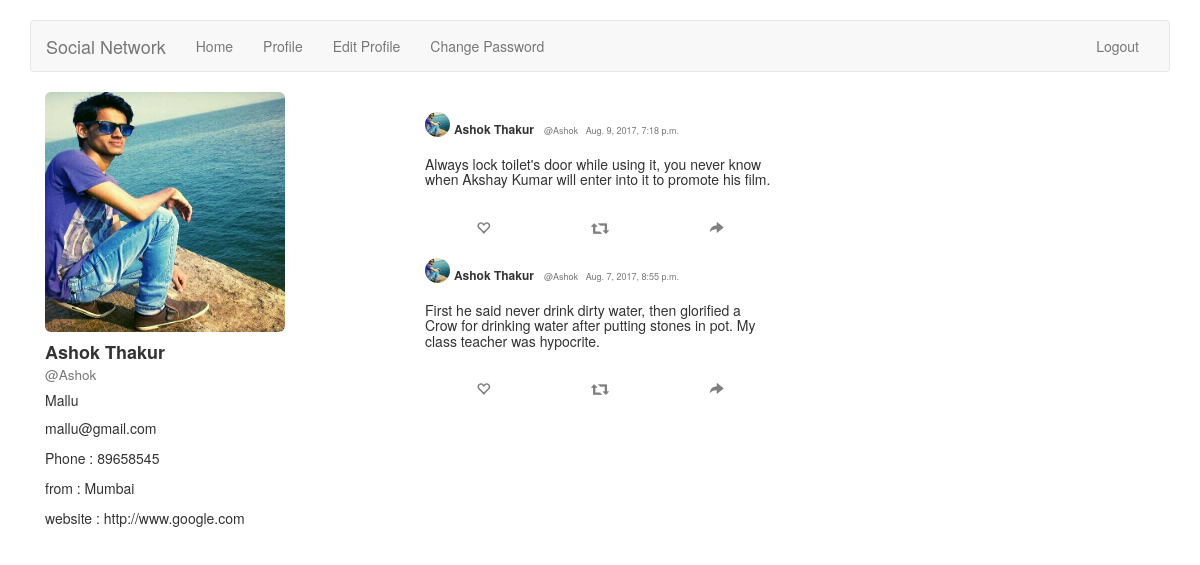
/accounts/profile/11/ (signed in), run on the app's committed database.
### accounts/models.py (models this page shows, shortened)
class UserProfile(models.Model):
    user = models.OneToOneField(User)
    description = models.CharField(max_length=100, default='')
    city = models.CharField(max_length=100, default='')
    website = models.URLField(default='')
    phone = models.IntegerField(default=0)
    image = models.ImageField(upload_to='profile_image', blank=True)
    objects = models.Manager()
    Satara = UserProfileManager()

### home/models.py (models this page shows, shortened)
class Post(models.Model):
    post = models.TextField(max_length=160)
    user = models.ForeignKey(User)
    created = models.DateTimeField(auto_now_add=True)
    updated = models.DateTimeField(auto_now=True)
    likes = models.IntegerField(default=0)
    re_tweets = models.IntegerField(default=0)

### accounts/views.py (the view)
# urls.py: url(r'^profile/(?P<pk>\d+)/$', views.view_profile, name='view_profile_with_pk'),
def view_profile(request, pk=None):
    if pk:
        user = User.objects.get(pk=pk)
    else:
        user = request.user
    print(user.id)
    posts = Post.objects.all().order_by('-created')
    userpost = Post.objects.filter(user=user).order_by('-created')
    args = {'user': user, 'posts':posts, 'userpost':userpost,}
    return render(request, 'accounts/profile.html', args)

### accounts/templates/accounts/profile.html (shortened to what this page needs)
{% extends 'base.html' %}
    {% block body %}
        <div class="container">
            <div class="col-md-4">
                {% if user.userprofile.image %}
                    <img src="{{ user.userprofile.image.url }}" class="img-rounded" width="240" height="240">
                {% endif %}
                <h4><b>{{ user.get_full_name }} </b><br> <small>@{{ user.username }}</small></h4>
                <p><h5>{{user.userprofile.description }}</h5></p>
                <p>{{ user.email }}</p>
                <p>Phone : {{ user.userprofile.phone }}</p>
                <p>from : {{ user.userprofile.city }}</p>
                <p>website : {{ user.userprofile.website }}</p>
            </div>
            <div class="col-md-4">
                {% for post in userpost %}
                 <div>
            <table style="width:100%">
                <tr>
                    <td colspan="3"><p style="float: left;"><img src="{{ post.user.userprofile.image.url }}"
                                                     height="25px" width="25px" border="1px" class="img-circle">&nbsp
                        </p>
                        <p><h6 ><b>{{ post.user.get_full_name }}</b> &nbsp <small>@{{ post.user.username }}
                        &nbsp {{ post.created }}
                </small></h6></p>
                    </td>
                </tr>
                <tr>
                    <td colspan="3">
                         <h5>{{ post.post }}</h5><br>
                    </td>
                </tr>
                <tr style="color: #808080;">
                    <td colspan="1" align="center">
                            <span class="glyphicon glyphicon-heart-empty" aria-hidden="true"></span>
                    </td>
                    <td colspan="1" align="center">
                            <span class="glyphicon glyphicon-retweet" aria-hidden="true"></span>
                    </td>
                    <td colspan="1" align="center">
                            <span class="glyphicon glyphicon-share-alt" aria-hidden="true"></span>
                    </td><br>
                </tr>
            </table>
            </div>
        {% endfor %}
            </div>
        </div>
    {% endblock %}

### data on the page
Post: user.userprofile.image (picture), user.get_full_name "Ashok Thakur", user.username "Ashok", created "Aug. 9, 2017, 7:18 p.m.", post "Always lock toilet's door while using it, you never know when Akshay Kumar will enter into it to promote his film."
Post: user.userprofile.image (picture), user.get_full_name "Ashok Thakur", user.username "Ashok", created "Aug. 7, 2017, 8:55 p.m.", post "First he said never drink dirty water, then glorified a Crow for drinking water after putting stones in pot. My class teacher was hypocrite."

### other printed values
{{ user.get_full_name }} "Ashok Thakur"
{{ user.username }} "Ashok"
{{ user.userprofile.description }} "Mallu"
{{ user.email }} "mallu@gmail.com"
{{ user.userprofile.phone }} "89658545"
{{ user.userprofile.city }} "Mumbai"
{{ user.userprofile.website }} "http://www.google.com"
